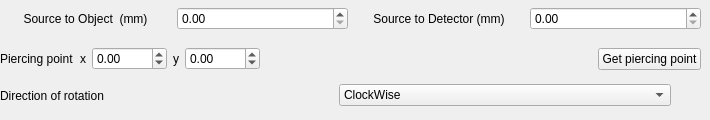
                <widget class="QWidget" name="tab_advanced_geometry">
                 <attribute name="title">
                  <string>Advanced geometry</string>
                 </attribute>
                 <widget class="QWidget" name="horizontalLayoutWidget_2">
                  <property name="geometry">
                   <rect>
                    <x>0</x>
                    <y>0</y>
                    <width>701</width>
                    <height>37</height>
                   </rect>
                  </property>
                  <layout class="QHBoxLayout" name="horizontalLayout_10">
                   <item>
                    <widget class="QLabel" name="label_29">
                     <property name="text">
                      <string>Source to Object  (mm)</string>
                     </property>
                     <property name="alignment">
                      <set>Qt::AlignCenter</set>
                     </property>
                    </widget>
                   </item>
                   <item>
                    <widget class="QDoubleSpinBox" name="dspinSOD">
                     <property name="maximum">
                      <double>9999.989999999999782</double>
                     </property>
                    </widget>
                   </item>
                   <item>
                    <widget class="QLabel" name="label_28">
                     <property name="text">
                      <string>Source to Detector (mm)</string>
                     </property>
                     <property name="alignment">
                      <set>Qt::AlignCenter</set>
                     </property>
                    </widget>
                   </item>
                   <item>
                    <widget class="QDoubleSpinBox" name="dspinSDD">
                     <property name="maximum">
                      <double>9999.989999999999782</double>
                     </property>
                    </widget>
                   </item>
                  </layout>
                 </widget>
                 <widget class="QWidget" name="horizontalLayoutWidget_6">
                  <property name="geometry">
                   <rect>
                    <x>0</x>
                    <y>40</y>
                    <width>701</width>
                    <height>38</height>
                   </rect>
                  </property>
                  <layout class="QHBoxLayout" name="horizontalLayout_16">
                   <item>
                    <widget class="QLabel" name="label_56">
                     <property name="text">
                      <string>Piercing point</string>
                     </property>
                    </widget>
                   </item>
                   <item>
                    <layout class="QHBoxLayout" name="horizontalLayout_23">
                     <item>
                      <widget class="QLabel" name="label_57">
                       <property name="text">
                        <string>x</string>
                       </property>
                      </widget>
                     </item>
                     <item>
                      <widget class="QDoubleSpinBox" name="dspinPiercPointX">
                       <property name="decimals">
                        <number>2</number>
                       </property>
                       <property name="minimum">
                        <double>-1000.000000000000000</double>
                       </property>
                       <property name="maximum">
                        <double>9999.989999999999782</double>
                       </property>
                       <property name="singleStep">
                        <double>1.000000000000000</double>
                       </property>
                      </widget>
                     </item>
                     <item>
                      <widget class="QLabel" name="label_58">
                       <property name="text">
                        <string>y</string>
                       </property>
                      </widget>
                     </item>
                     <item>
                      <widget class="QDoubleSpinBox" name="dspinPiercPointY">
                       <property name="minimum">
                        <double>-1000.000000000000000</double>
                       </property>
                       <property name="maximum">
                        <double>9999.989999999999782</double>
                       </property>
                      </widget>
                     </item>
                    </layout>
                   </item>
                   <item>
                    <spacer name="horizontalSpacer_13">
                     <property name="orientation">
                      <enum>Qt::Horizontal</enum>
                     </property>
                     <property name="sizeHint" stdset="0">
                      <size>
                       <width>40</width>
                       <height>20</height>
                      </size>
                     </property>
                    </spacer>
                   </item>
                   <item>
                    <widget class="QPushButton" name="buttonGetPP">
                     <property name="text">
                      <string>Get piercing point</string>
                     </property>
                    </widget>
                   </item>
                  </layout>
                 </widget>
                 <widget class="QWidget" name="horizontalLayoutWidget_4">
                  <property name="geometry">
                   <rect>
                    <x>0</x>
                    <y>80</y>
                    <width>701</width>
                    <height>31</height>
                   </rect>
                  </property>
                  <layout class="QHBoxLayout" name="horizontalLayout_14">
                   <item>
                    <widget class="QLabel" name="label_33">
                     <property name="text">
                      <string>Direction of rotation</string>
                     </property>
                    </widget>
                   </item>
                   <item>
                    <widget class="QComboBox" name="comboDirRotation">
                     <property name="sizePolicy">
                      <sizepolicy hsizetype="Minimum" vsizetype="Fixed">
                       <horstretch>0</horstretch>
                       <verstretch>0</verstretch>
                      </sizepolicy>
                     </property>
                     <property name="toolTip">
                      <string extracomment="select direction of rotation "/>
                     </property>
                     <item>
                      <property name="text">
                       <string>ClockWise</string>
                      </property>
                     </item>
                     <item>
                      <property name="text">
                       <string>CounterClockWise</string>
                      </property>
                     </item>
                    </widget>
                   </item>
                   <item>
                    <spacer name="horizontalSpacer_14">
                     <property name="orientation">
                      <enum>Qt::Horizontal</enum>
                     </property>
                     <property name="sizeType">
                      <enum>QSizePolicy::Minimum</enum>
                     </property>
                     <property name="sizeHint" stdset="0">
                      <size>
                       <width>30</width>
                       <height>20</height>
                      </size>
                     </property>
                    </spacer>
                   </item>
                  </layout>
                 </widget>
                </widget>
